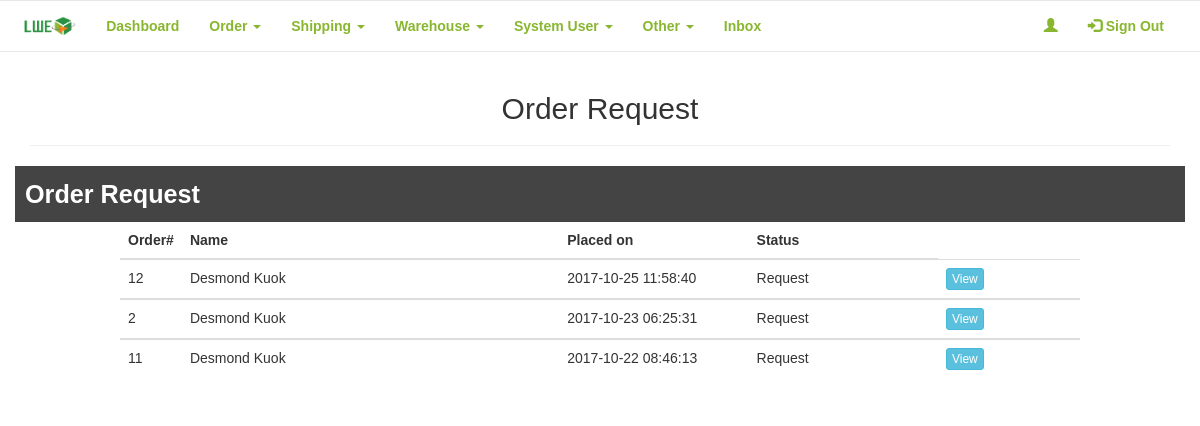
Page /LWE_Buy/admin/orderrequest.php on the earlier database version.
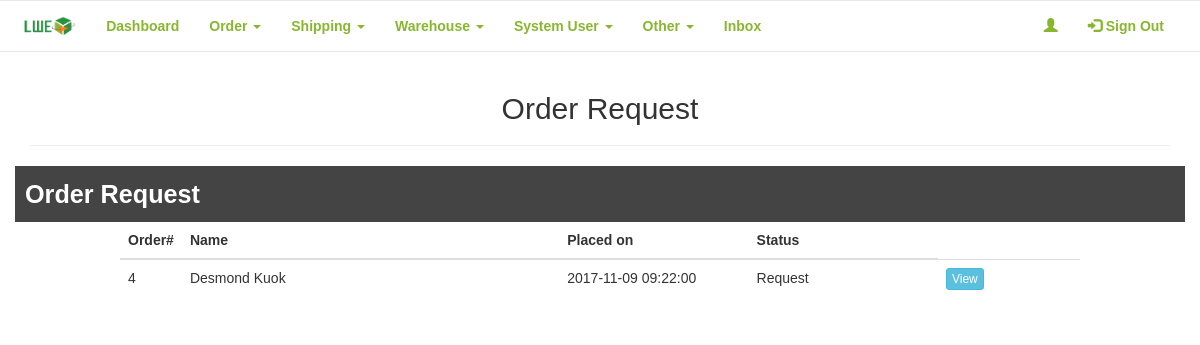
Same page on the later database version.
### tables this page shows
CREATE TABLE `order_list` (
  `ol_id` int(11) NOT NULL,
  `user_id` int(11) NOT NULL,
  `status` varchar(15) NOT NULL,
  `datetime` timestamp NOT NULL DEFAULT CURRENT_TIMESTAMP ON UPDATE CURRENT_TIMESTAMP,
  `price` decimal(10,2) DEFAULT NULL
);

CREATE TABLE `users` (
  `user_id` int(11) NOT NULL,
  `fname` varchar(50) NOT NULL,
  `lname` varchar(50) NOT NULL,
  `contact` varchar(15) DEFAULT NULL,
  `email` varchar(50) NOT NULL,
  `password` varchar(255) NOT NULL,
  `type` varchar(10) NOT NULL,
  `image` text NOT NULL
);

### LWE_Buy/admin/orderrequest.php (the view, shortened to what this page needs)
<?php
require_once '../connection/config.php';
$query1 = "SELECT *
           FROM order_list ol
           JOIN users us
           ON us.user_id = ol.user_id
           WHERE status = 'request'
           ORDER BY datetime desc";
$result1 = mysqli_query($con, $query1);
?>
<!DOCTYPE html>
<html data-ng-app="myApp">
    <head>
        <link rel="stylesheet" href="https://maxcdn.bootstrapcdn.com/bootstrap/3.3.7/css/bootstrap.min.css">
        <link href="../frameworks/css/style.css" rel="stylesheet"/>
    </head>
    <body>
        <center>
            <div class="row">
                <?php include_once('nav.php')?>
            </div>
            <div class="container">
                <h2>Order Request</h2>
                <hr/>
            </div>
            <div class="container">
                <div class="row">
                    <div class="col-xs-12 col-md-12 col-lg-12" style="background:#444; padding:10px; color:#fff; font-weight:bold; font-size:180%; text-align: left;">
                        <strong>Order Request</strong>
                    </div>
                </div>
            </div>
            <section class = "content">
                <div class="row">
                    <div class="col-xs-12 col-md-12 col-lg-12">
                        <?php
                            if(mysqli_num_rows($result1) > 0)
                            {
                            ?>
                            <table class="table thead-bordered table-hover" style="width:80%">
                                <thead>
                                    <tr>
                                        <th>Order#</th>
                                        <th>Name</th>
                                        <th>Placed on</th>
                                        <th>Status</th>
                                    </tr>
                                </thead>
                                <?php
                                    while($row = mysqli_fetch_array($result1))
                                    {
                                        ?>
                                        <tbody>
                                            <tr>
                                                <td width="5%"><?php echo $row['ol_id']; ?></td>
                                                <td width="40%"><?php echo $row['fname']; ?> <?php echo $row['lname']; ?></td>
                                                <td width="20%"><?php echo $row['datetime']; ?></td>
                                                <td width="20%"><?php echo $row['status']; ?></td>
                                                <td width="15%"><a href="orderview.php?order_id=<?php echo $row['ol_id']; ?>" class="btn btn-xs btn-info">View</a></td>
                                            </tr>
                                        </tbody>
                                        <?php
                                    }
                                }else{
                                    ?>
                                        <p>There is no order request.</p>
                                    <?php
                                }
                            ?>
                        </table>
                    </div>
                </div>
            </section>
        </center>
    </body>
</html>

Differences in the rows shown:
removed order_list: ol_id "12", user.fname "Desmond", user.lname "Kuok", datetime "2017-10-25 11:58:40", status "Request"
no longer on this page (row edited): order_list: ol_id "2", user.fname "Desmond", user.lname "Kuok", datetime "2017-10-23 06:25:31", status "Request"
removed order_list: ol_id "11", user.fname "Desmond", user.lname "Kuok", datetime "2017-10-22 08:46:13", status "Request"
now on this page (row edited): order_list: ol_id "4", user.fname "Desmond", user.lname "Kuok", datetime "2017-11-09 09:22:00", status "Request"
